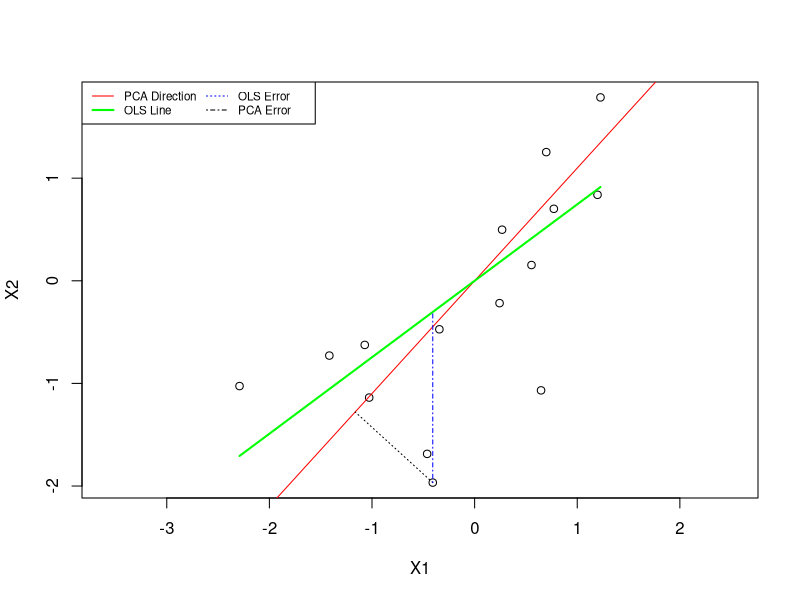

Source code (R):
## ---- chunk 1
set.seed(123)
X <- matrix(rnorm(30), ncol = 2)
X <- X %*% matrix(c(1, 1, 0, 1), ncol = 2)
pca <- prcomp(X)
## ---- chunk 2
X1 <- X[, 1, drop = FALSE]
X2 <- X[, 2, drop = FALSE]
P <- X1 %*% solve(t(X1) %*% X1) %*% t(X1)
ols_proj <- P %*% X2
## ---- chunk 3
plot(X, xlab = "X1", ylab = "X2", asp = 1)
lines(c(0, pca$rotation[1, 1]) * 10,
  c(0, pca$rotation[2, 1]) * 10,
  col = "red"
)
lines(c(0, -pca$rotation[1, 1]) * 10,
  c(0, -pca$rotation[2, 1]) * 10,
  col = "red"
)
obs <- 3
pca_proj <- X %*% pca$rotation[, 1]
lines(
  rbind(X[obs, ], c(
    pca_proj[obs] * pca$rotation[1, 1],
    pca_proj[obs] * pca$rotation[2, 1]
  )),
  col = "black", lty = 3
)
lines(X1, ols_proj, col = "green", lwd = 2)
lines(c(X1[obs], X1[obs]), c(X2[obs], ols_proj[obs]),
  col = "blue", lty = 4
)
## ---- chunk 4
legend("topleft",
legend = c(
"PCA Direction", "OLS Line",
"OLS Error", "PCA Error"
),
col = c("red", "green", "blue", "black"),
lty = c(1, 1, 3, 4), lwd = c(1, 2, 1, 1),
ncol = 2, cex = 0.7
)
